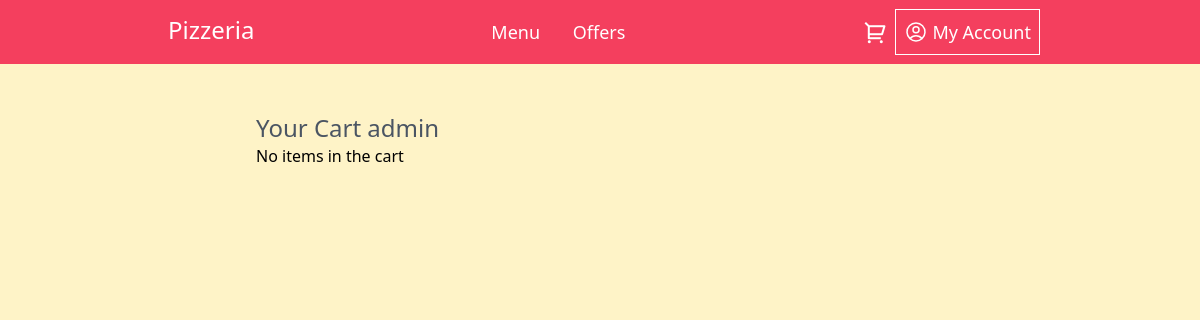
The page /cart_view/ (signed in) on the database as committed earlier.
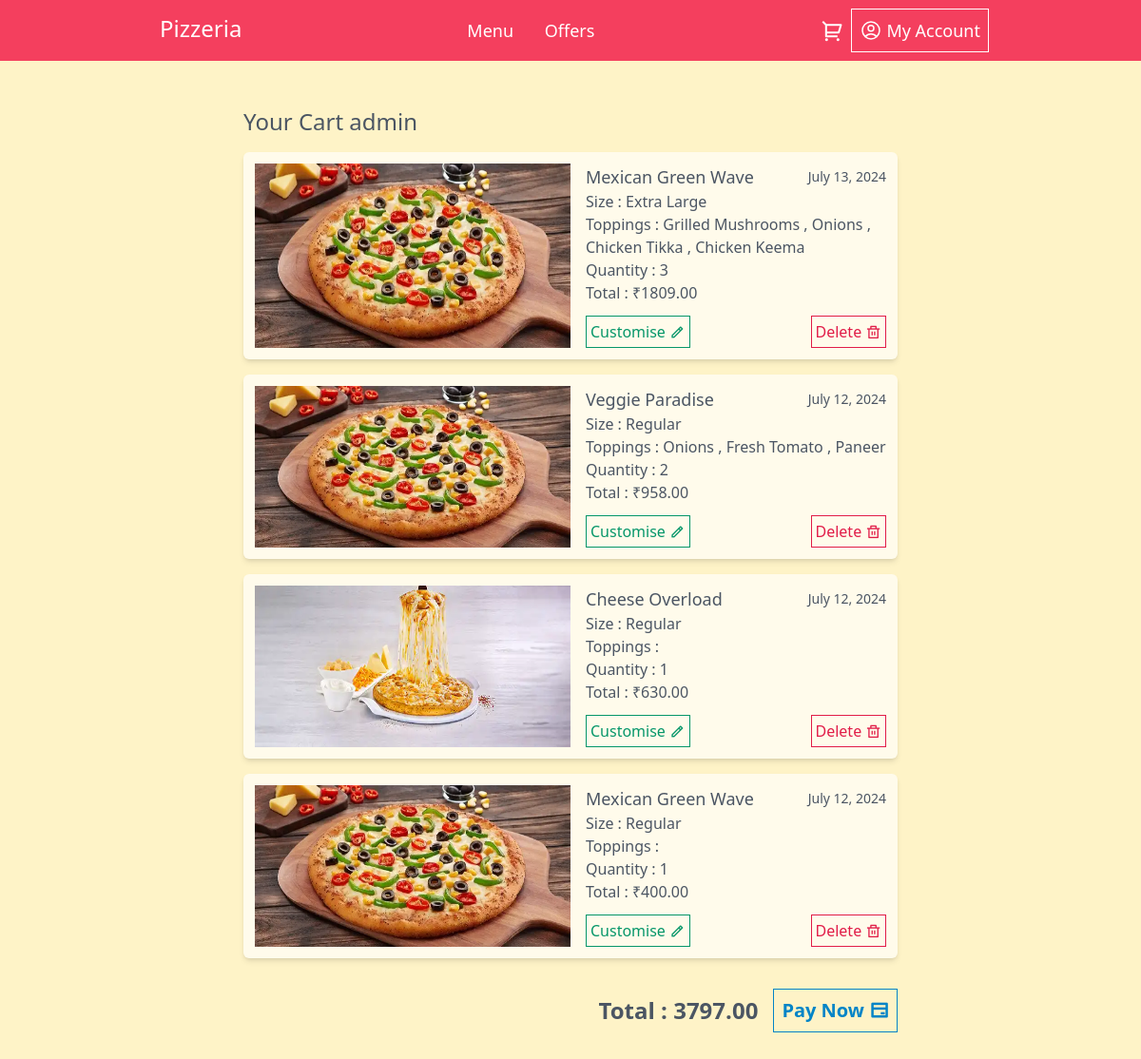
The same page on the database as committed later.
### orders/models.py (models this page shows)
class BaseModel(models.Model):
    uid = models.UUIDField(default=uuid.uuid4, editable=False, primary_key=True)
    created_at = models.DateTimeField(default=timezone.now)
    updated_at = models.DateTimeField(default=timezone.now)
    class Meta:
        abstract = True

class OrderItem(BaseModel):
    order = models.ForeignKey(CustomerOrder, related_name='items', on_delete=models.CASCADE)
    pizza = models.ForeignKey(Pizza, on_delete=models.CASCADE)
    size = models.ForeignKey(Size, on_delete=models.CASCADE)
    topping = models.ManyToManyField(Topping, blank=True)
    quantity = models.PositiveIntegerField()
    price = models.DecimalField(max_digits=7, decimal_places=2)

class Pizza(BaseModel):
    CATEGORY_CHOICE = [
        ('Veg', 'Veg'), ('Non-Veg', 'Non-Veg')
    ]
    name = models.CharField(max_length=100)
    description = models.TextField()
    pizza_image = models.ImageField(upload_to="pizza_image/", null=True)
    category = models.CharField(max_length=20, choices=CATEGORY_CHOICE)
    price = models.DecimalField(max_digits=6, decimal_places=2)
    available = models.BooleanField(default=True)

class Size(BaseModel):
    size = models.CharField(max_length=20)
    slices = models.PositiveIntegerField(null=True)
    price = models.DecimalField(max_digits=5, decimal_places=2)

class Topping(models.Model):
    CATEGORY_CHOICE = [
        ('Veg', 'Veg'), ('Non-Veg', 'Non-Veg')
    ]
    topping_name = models.CharField(max_length=100)
    price = models.DecimalField(max_digits=5, decimal_places=2)
    category = models.CharField(max_length=20, choices=CATEGORY_CHOICE, null=True)

class CustomerOrder(BaseModel):
    STATUS_CHOICES = [
        ('Pending', 'Pending'), ('Completed', 'Completed')
    ]
    user = models.ForeignKey(User, null=True, blank=True, on_delete=models.SET_NULL)
    status = models.CharField(max_length=20, choices=STATUS_CHOICES, default='Pending')
    payment_request_id = models.CharField(max_length=255, blank=True, null=True)
    item_in_cart = models.IntegerField(blank=True, null=True)
    total_amount = models.DecimalField(max_digits=8, decimal_places=2, null=True)

### orders/views.py (the view)
# urls.py: path('cart_view/', cart_view, name='cart_view'),
def cart_view(request):
    customer_orders = CustomerOrder.objects.filter(user = request.user, status = 'Pending').first()
    order_count = OrderItem.objects.filter(order=customer_orders).count()
    select_size = Size.objects.all()
    select_veg_top = Topping.objects.filter(category='Veg')
    select_non_top = Topping.objects.filter(category='Non-Veg')
    if customer_orders:
        items = OrderItem.objects.filter(order = customer_orders).order_by('-created_at')
        order_total = sum(item.price for item in items)
        customer_orders.total_amount = order_total
        customer_orders.item_in_cart = order_count
        customer_orders.save()
    else:
        items = []
        order_total = 0
    return render(request, 'cart.html', {'items':items, 'order_total':order_total, 'select_size':select_size, 'select_veg_top':select_veg_top, 'select_non_top':select_non_top})

### templates/cart.html (shortened to what this page needs)
{% extends 'base.html' %}
{% block main %}
<div class="lg:mx-56">
    <h2 class="text-2xl font-medium text-gray-600">Your Cart {{ request.user }}</h2>
    {% if items %}
        {% for item in items %}
            <div class="bg-amber-50 p-3 rounded-md my-4 shadow-md">
                <div class="grid md:grid-cols-2 space-x-4">
                    <div class="">
                        <img src="{{ item.pizza.pizza_image.url }}" class="h-full w-full" alt="">
                    </div>
                    <div class="mt-2 md:my-0">
                        <div class="text-gray-600 font-medium">
                            <div class="flex items-center justify-between">
                                <h3 class="text-lg">{{ item.pizza.name }}</h3>
                                <h3 class="text-sm">{{ item.created_at|date:"F j, Y"}}</h3>
                            </div>
                            <div id="saved-{{item.uid}}" class="">
                                <h3>Size : {{ item.size.size }}</h3>
                                <h3>Toppings :
                                    {% for top in item.topping.all %}
                                        {{ top.topping_name }}
                                        {% if not forloop.last %}, {% endif %}
                                    {% endfor %}
                                </h3>
                                <h3>Quantity : {{ item.quantity }}</h3>
                                <h3>Total : ₹{{ item.price }}</h3>
                            </div>
                        </div>
                        <div class="mt-3 flex items-center justify-between">
                            <a href="{% url 'customize_cart' item.uid %}" id="customizeBtn-{{item.uid}}" class="border p-1 border-emerald-600 text-emerald-600 hover:bg-emerald-600 hover:text-white" >Customise <i class="ri-pencil-line"></i> </a>
                            <a href="{% url 'delete_cart_item' item.uid %}" class="border p-1 border-rose-600 text-rose-600 hover:bg-rose-600 hover:text-white" >Delete <i class="ri-delete-bin-line"></i> </a>
                        </div>
                    </div>
                </div>
            </div>
            {% endfor %}
            <div class="flex items-center float-right space-x-4 mt-4 mb-10">
                <h2 class="text-2xl font-bold text-gray-600">Total : {{ order_total }}</h2>
                <a href="{% url 'order_payment' %}" class="border p-2 text-xl font-semibold border-sky-600 text-sky-600 hover:bg-sky-600 hover:text-white" >Pay Now <i class="ri-bank-card-line"></i> </a>
            </div>
    {% else %}
        <h2>No items in the cart</h2>
    {% endif %}
</div>
{% endblock %}

Rows that differ between the two databases and show on the page:
added OrderItem: pizza.pizza_image (picture), pizza.name "Mexican Green Wave", created_at "July 13, 2024", size.size "Extra Large", quantity "3", price "1809.00"
now on this page (row unchanged): Topping: topping_name "Grilled Mushrooms", shown under "Mexican Green Wave"
now on this page (row unchanged): Topping: topping_name "Onions"
now on this page (row unchanged): Topping: topping_name "Chicken Tikka", shown under "Mexican Green Wave"
now on this page (row unchanged): Topping: topping_name "Chicken Keema", shown under "Mexican Green Wave"
added OrderItem: pizza.pizza_image (picture), pizza.name "Veggie Paradise", created_at "July 12, 2024", size.size "Regular", quantity "2", price "958.00"
now on this page (row unchanged): Topping: topping_name "Fresh Tomato", shown under "Veggie Paradise"
now on this page (row unchanged): Topping: topping_name "Paneer", shown under "Veggie Paradise"
added OrderItem: pizza.pizza_image (picture), pizza.name "Cheese Overload", created_at "July 12, 2024", size.size "Regular", quantity "1", price "630.00"
added OrderItem: pizza.pizza_image (picture), pizza.name "Mexican Green Wave", created_at "July 12, 2024", size.size "Regular", quantity "1", price "400.00"
added CustomerOrder: total_amount "3797.00"
Other text that changed with them:
text no longer shown: "No items in the cart"
text now shown: "Total : Pay Now"
